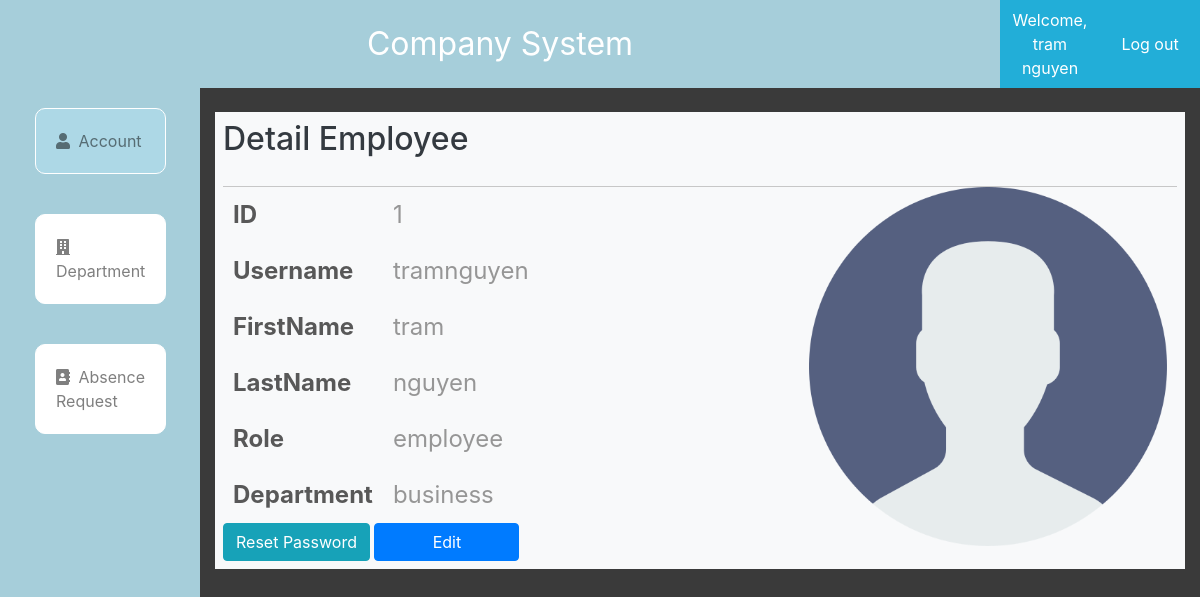
The app's page /admin/detailEmployee.php?id=1 (signed in) with its own data.
### tables this page shows
CREATE TABLE `employee` (
  `id` int(11) NOT NULL,
  `username` varchar(255) NOT NULL,
  `password` varchar(255) NOT NULL,
  `firstname` varchar(255) NOT NULL,
  `lastname` varchar(255) NOT NULL,
  `role` varchar(255) NOT NULL DEFAULT 'employee',
  `department` varchar(255) DEFAULT NULL,
  `activated` bit(1) DEFAULT b'0',
  `avatar` varchar(255) NOT NULL DEFAULT 'images/user.png',
  `pass_md5` varchar(255) NOT NULL
);

### admin/db.php (called while the page is built, shortened)
<?php
    function open_database(){
        $conn = new mysqli(HOST,USER,PASS,DB);
        return $conn;
    }
    function get_info_employee_byid($id){
        $sql = "select * from employee where id = ? ";
        $conn = open_database();
        $stm = $conn->prepare($sql);
        $stm->bind_param('i',$id);
        if(!$stm->execute()){
            return array('code'=>1,'error'=>'Command not execute');
        }
        $result = $stm->get_result();
        $data = array();
        if($result->num_rows==0){
            return array('code'=>2,'error'=>'Database is empty');
        }else{
            while($row = $result->fetch_assoc()){
                $data[] = $row;
            }
        }
        return array('code'=>0,'data'=>$data);
    }
?>

### admin/detailEmployee.php (the view, shortened to what this page needs)
<?php
    require_once('db.php');
?>
<!DOCTYPE html>
<html lang="en">
<head>
	<link rel="stylesheet" href="https://maxcdn.bootstrapcdn.com/bootstrap/4.5.2/css/bootstrap.min.css">
    <link rel="stylesheet" href="https://use.fontawesome.com/releases/v5.7.2/css/all.css"
>
	<link rel="stylesheet" href="style2.css">
</head>
<body>
    <div class="container-fluid admin-section-header">
        <div class="row">
			<div class="col-sm-10 col-md-10 col-lg-10 col-xl-10 admin-logo">
			    Company System
			</div>
			<div class="col-sm-1 col-md-1 col-lg-1 col-xl-1 admin-login-info">
    			<a href="#">Welcome, <?= $_SESSION['name'] ?></a>
			</div>
			<div class="col-sm-1 col-md-1 col-lg-1 col-xl-1 admin-login-info">
    			<a href="../logout.php">Log out</a>
			</div>
		</div>
		<div class="row h-100">
			<div class="  col-md-2 col-lg-2 col-xl-2  admin-section1">
				<nav class="  navbar-expand-lg navbar-light  ">
					<div class="collapse navbar-collapse" id="navbarSupportedContent">
						<ul class="navbar-nav" style="flex-direction: column;">
                            <li class="nav-item active-menu">
								<a class="nav-link p20" href="index.php"><i class="fas fa-user"></i>  Account </a>
							</li>
							<li class="nav-item ">
								<a class="nav-link p20" href="department.php"> <i class="fas fa-building"></i>  Department</a>
							</li>
							<li class="nav-item">
								<a class="nav-link p20" href="dayoff.php"><i class="fas fa-address-book"></i>  Absence Request</a>
							</li>
						</ul>
					</div>
				</nav>
			</div>
			<div class="col-md-10 col-lg-10 col-xl-10 ">
				<div class="bg-light mt-4 text-dark p-2">
                    <div class="admin-panel-section-header ">
                        <h2>Detail Employee </h2>
                    </div>
                    <div class="account-container" style="position: relative;">
                        <?php
                            $id = $_GET['id'];
                            $result = get_info_employee_byid($id);
                            if($result['code'] == 0){
                                $data = $result['data'];
                                foreach($data as $row){
                                    $username = $row['username'];
                                    $firstname = $row['firstname'];
                                    $lastname = $row['lastname'];
                                    $role = $row['role'];
                                    ?>
                                        <div class="image-box">
                                                <img src="../<?= $row['avatar'] ?>" alt="Avatar">
                                        </div>
                                        <table class="table-hover">
                                            <tr>
                                                <td>ID</td>
                                                <td><?= $row['id']?></td>
                                            </tr>
                                            <tr>
                                                <td>Username</td>
                                                <td><?= $row['username']?></td>
                                            </tr>
                                            <tr>
                                                <td>FirstName</td>
                                                <td><?= $row['firstname']?></td>
                                            </tr>
                                            <tr>
                                                <td>LastName</td>
                                                <td><?= $row['lastname']?></td>
                                            </tr>
                                            <tr>
                                                <td>Role</td>
                                                <td><?= $row['role']?></td>
                                            </tr>
                                            <tr>
                                                <td>Department</td>
                                                <td><?= $row['department']?></td>
                                            </tr>
                                        </table>
                                        <a id="btnReset"
                                            class="btn btn-info bg-info"
                                            data-toggle="modal"
                                            data-target="#reset-modal"
                                            onclick="handleTransferToReset('<?= $username ?>')"
                                        >
                                            Reset Password
                                        </a>
                                        <a
                                            style="min-width: 145px;"
                                            class="btn btn-primary bg-primary"
                                            data-toggle="modal"
                                            data-target="#edit-employee-detail"
                                            onclick="handleTransferToUpdate('<?= $id ?>','<?= $firstname ?>','<?= $lastname ?>','<?= $role ?>')"
                                        >
                                            Edit
                                        </a>
                                    <?php
                                }
                            }
                        ?>
                    </div>
				</div>
			</div>
		</div>
	</div>
</body>
</html>

### admin/style2.css (style rules this page uses)
* { margin: 0; padding: 0; box-sizing: border-box; }
body { background-color: lightblue; height: 100vh; }
.admin-section-header { color: #FFF; background-color: #3a3a3a; }
.admin-logo { text-align: center; padding: 20px; background-color: #a6ceda; font-size: 2rem; }
.admin-login-info { background-color: #22aed8; display: flex; justify-content: center; text-align: center; align-items: center; }
.admin-login-info a { color: white !important; }
.h-100 { height: 100vh !important; }
.admin-section1 { background-color: #a6ceda; }
.admin-section1 ul li { list-style: none; color: black; transition: all 0.3s ease; position: relative; cursor: pointer; border: 1px solid white; background-color: white; margin: 20px 20px; border-radius: 10px; }
.p20 { padding: 20px !important; align-items: center; overflow-x: hidden; }
.p20 i { margin-right: 4px; }
td { padding: 10px ; }
.admin-panel-section-header { display: flex; align-items: center; justify-content: flex-start; padding-bottom: 20px; border-bottom: #c7c7c7 1px solid; }
.active-menu { background-color: lightblue !important; }
.account-container > table { font-size: 24px; }
.account-container td { text-align: left; color: #969696; }
.account-container table tr td:first-child { color: #585858; font-weight: bold; }
.image-box { position: absolute; right: 10px; display: flex; justify-content: flex-end; }
.image-box img { max-width: 70%; }

### records on screen
employee: avatar (placeholder picture), id "1", username "tramnguyen", firstname "tram", lastname "nguyen", role "employee", department "business"

### other values on screen
$_SESSION['name'] "tram nguyen"
